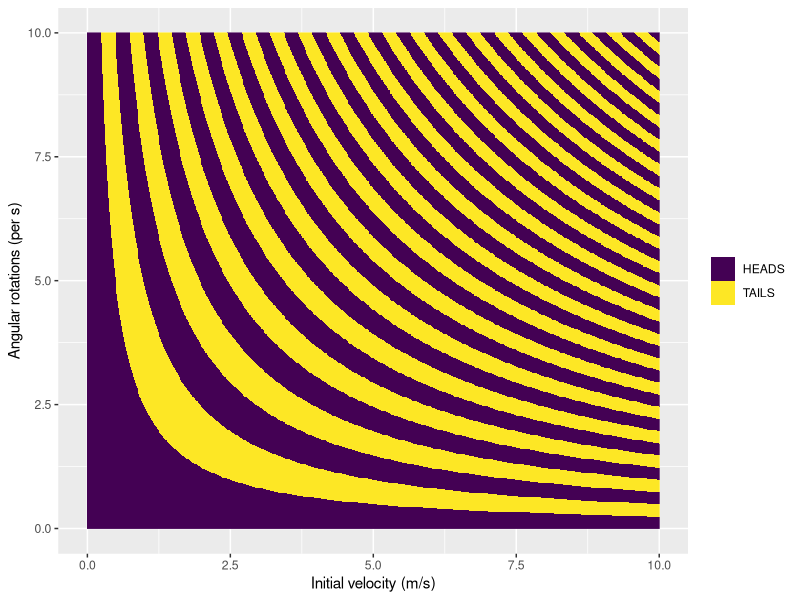

The R script that drew this image:
library(tidyverse)
library(ggthemes)
library(ggplot2)

g <- 9.81

t <- function(v0) {
  return(2*v0/g)
}

R <- function(omega, t) {
  return(omega*t)
}

sideUp <- function(v0, omega) {
  t_val <- t(v0)
  R_val <- R(omega, t_val)
  if((2*R_val)%%2<1)
    return("HEADS")
  else
    return("TAILS")
}

omega_vals <- seq(0,10,length=600)
v0_vals <- seq(0,10,length=600)



# Method 1
end_states <- expand_grid(v0_vals, omega_vals) %>%
  group_by(v0_vals,omega_vals) %>%
  summarise(
    result = sideUp(v0_vals,omega_vals)
  )

# Method 2
states <- c("TAILS","HEADS")
end_states <- expand_grid(v0_vals, omega_vals) %>%
  mutate(
    tstar = 2*v0_vals/g,
    R = omega_vals*tstar,
    result = states[((2*R)%%2<1)+1]
  )


ggplot(
  end_states,
  aes(
    x = v0_vals,
    y = omega_vals,
    fill = result,
  )
) +
  geom_raster() +
  scale_fill_manual(
    values = c(
      "#440154",
      "#fde725"
    )
  ) +
  labs(
    y="Angular rotations (per s)",
    x="Initial velocity (m/s)",
    fill=NULL
  )